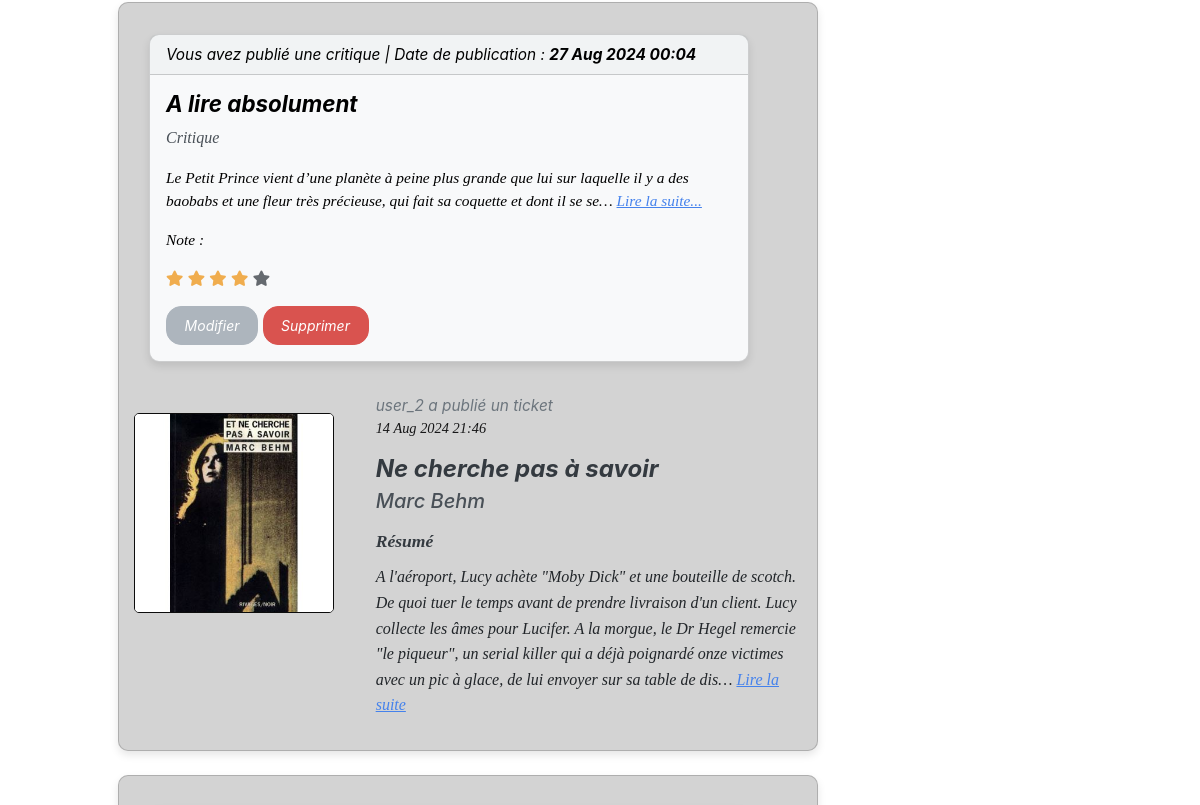
Before: /feed/posts (signed in, middle part) with the older database file.
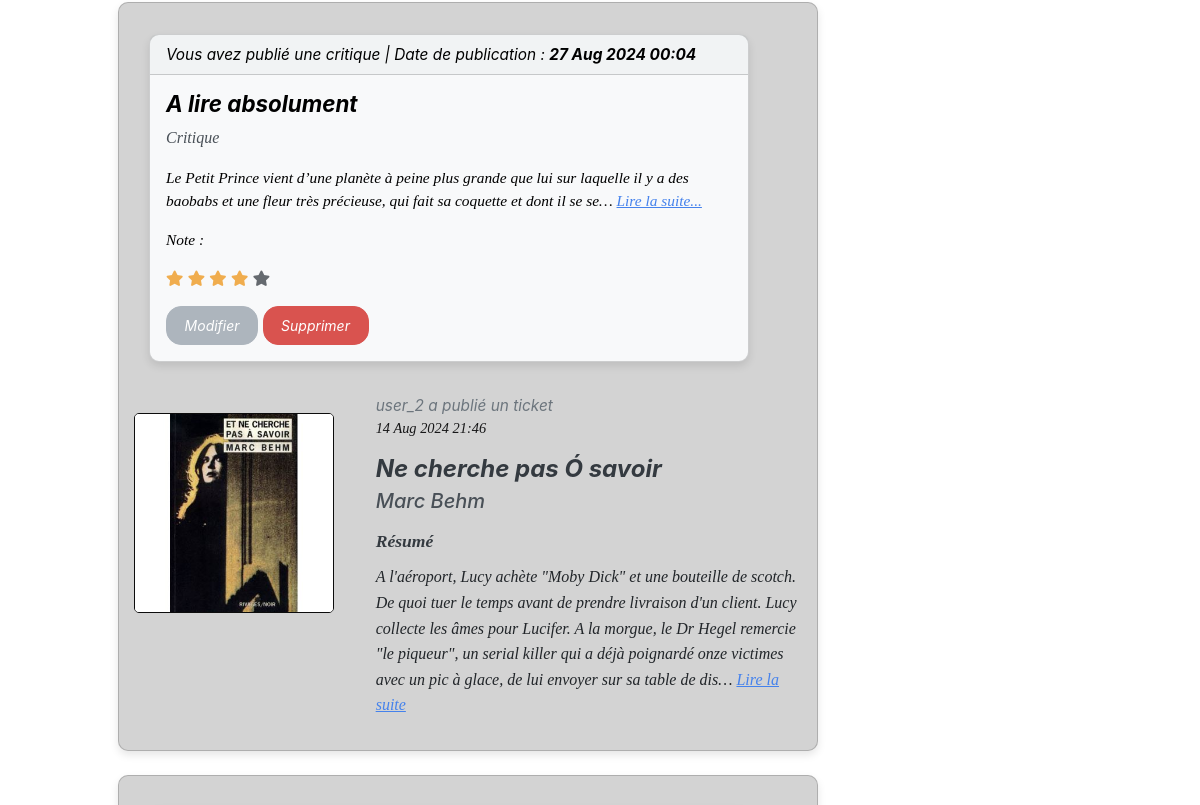
After: the same page with the newer database file.
### feed/models.py (models this page shows, shortened)
class Review(models.Model):
    ticket = models.ForeignKey(Ticket, on_delete=models.CASCADE)
    rating = models.PositiveIntegerField(
        validators=[MinValueValidator(1), MaxValueValidator(5)],
        help_text='Note attribuée au livre'
    )
    headline = models.CharField(max_length=128, help_text='Titre de la critique')
    body = models.TextField(max_length=8192, blank=True, help_text='Contenu de la critique')
    user = models.ForeignKey(settings.AUTH_USER_MODEL, on_delete=models.CASCADE)
    time_created = models.DateTimeField(auto_now_add=True)

class Ticket(models.Model):
    title = models.CharField(max_length=128, help_text='Titre du billet')
    author = models.CharField(max_length=128, default='Auteur inconnu', help_text='Auteur du livre')
    description = RichTextField(max_length=2048, blank=True, help_text='Description du livre')
    user = models.ForeignKey(settings.AUTH_USER_MODEL, on_delete=models.CASCADE)
    image = models.ImageField(upload_to='images/', null=True, blank=True)
    time_created = models.DateTimeField(auto_now_add=True)

### accounts/models.py (models this page shows)
class User(AbstractUser):
    pass

### feed/views.py (the view)
# urls.py: path('posts', PostsListView.as_view(), name='posts'),
class PostsListView(LoginRequiredMixin, ListView):
    template_name = 'feed/posts_list.html'
    context_object_name = 'items'
    paginate_by = 5
    def get_queryset(self):
        user = self.request.user
        tickets = Ticket.objects.filter(user=user).prefetch_related('review_set').annotate(
            content_type=Value('ticket', output_field=CharField()),
            sort_date=F('time_created')
        )
        reviews = Review.objects.filter(user=user).exclude(ticket__user=user).select_related('ticket').annotate(
            content_type=Value('review', output_field=CharField()),
            sort_date=F('time_created')
        )
        result_list = sorted(
            chain(tickets, reviews),
            key=lambda instance: instance.sort_date,
            reverse=True
        )
        return result_list
    def get_context_data(self, **kwargs):
        context = super().get_context_data(**kwargs)
        context['stars'] = range(1, 6)
        return context

### feed/templates/feed/posts_list.html (shortened to what the changed rows need)
{% extends 'base.html' %}
{% block content %}
<br>
<div class="container">
    <br>
    <div class="list-group">
        {% for item in items %}
            {% if item.content_type == "ticket" %}
                <div class="card mb-4" style="max-width: 700px;">
                    <div class="row no-gutters">
                        <div class="col-md-4">
                            {% if item.image %}
                                <img src="{{ item.image.url }}" class="card-img" alt="{{ item.title }}">
                            {% endif %}
                        </div>
                        <div class="col-md-8">
                            <div class="card-body">
                                <em class="ticket-publication">
                                    {% if item.user == request.user %}Vous avez{% else %}{{ item.user.username }} a{% endif %} publié un ticket
                                </em>
                                <p class="ticket-date">{{ item.time_created|date:"d M Y H:i" }}</p>
                                <h5 class="ticket-title">{{ item.title }}</h5>
                                <h5 class="ticket-author">{{ item.author }}</h5>
                                <p class="description-title">Résumé</p>
                                    <div id="shortDescription{{ forloop.counter }}">{{ item.description|truncatechars:200|safe }}
                                        {% if item.description|length > 200 %}
                                        <a href="#" data-index="{{ forloop.counter }}" class="toggleDescription">Lire la suite...</a>
                                        {% endif %}
                                    </div>
                                    <div id="fullDescription{{ forloop.counter }}" class="collapse">
                                        {{ item.description|safe }}
                                        <a href="#" data-index="{{ forloop.counter }}" class="toggleDescription">Réduire</a>
                                    </div>
                                <div class="card-footer" style = "background-color: white;">
                                <a href="{% url 'feed:edit_ticket' item.id %}" class="btn btn-primary">Modifier</a>
                                <a href="{% url 'feed:delete_ticket' item.id %}" class="btn btn-danger">Supprimer</a>
                                </div>
                            </div>
                        </div>
                    </div>
                </br>
            </br>
                    {% for review in item.review_set.all %}
                    <div class="card text-bg-light mb-3" style="max-width: 600px; margin-left: 30px;">
                        <div class="card-header">
                            {% if review.user == request.user %}
                                Vous avez écrit une critique
                            {% else %}
                                {{ review.user.username }} a écrit une critique
                            {% endif %}
                            | Date de publication : <strong>{{ review.time_created|date:"d M Y H:i" }}</strong>
                        </div>
                        <div class="card-body">
                            <h5 class="card-title">{{ review.headline }}</h5>
                            <p class="card-text">Critique</p>
                            <p>
                                <div id="shortReview{{ forloop.parentloop.counter }}{{ forloop.counter }}">{{ review.body|truncatechars:200|safe }}
                                    {% if review.body|length > 200 %}
                                    <a href="#" data-index="{{ forloop.parentloop.counter }}{{ forloop.counter }}" class="toggleReview">Lire la suite...</a>
                                    {% endif %}
                                </div>
                                <div id="fullReview{{ forloop.parentloop.counter }}{{ forloop.counter }}" class="collapse">
                                    {{ review.body|safe }}
                                    <a href="#" data-index="{{ forloop.parentloop.counter }}{{ forloop.counter }}" class="toggleReview">Réduire</a>
                                </div>
                            </p>
                            <div>
                                Note :
                                {% for star in stars %}
                                <i class="fa fa-star {% if review.rating >= star %}text-warning{% else %}text-muted{% endif %}"></i>
                                {% endfor %}
                            </div>
                            <hr>
                            {% if review.user == request.user %}
                                <a href="{% url 'feed:edit_review' review.id %}" class="btn btn-secondary">Modifier</a>
                                <a href="{% url 'feed:delete_review' review.id %}" class="btn btn-danger">Supprimer</a>
                            {% endif %}
                        </div>
                    </div>
                    {% empty %}
                    <p class="text-muted">Aucune critique trouvée pour ce billet.</p>
                    {% endfor %}
                </div>
            {% else %}
                <div class="card mb-4" style="max-width: 700px; background-color:lightgrey">
                    <div class="card text-bg-light mb-3" style="max-width: 600px; margin-top: 2em; margin-left: 30px;">
                        <div class="card-header">
                            {% if item.user == request.user %}
                                Vous avez
                            {% else %}
                                {{ item.user.username }} a
                            {% endif %}
                            publié une critique | Date de publication : <strong>{{ item.time_created|date:"d M Y H:i" }}</strong>
                        </div>
                        <div class="card-body">
                            <h5 class="card-title">{{ item.headline }}</h5>
                            <p class="card-text">Critique</p>
                            <p>
                                <div id="shortReview{{ forloop.counter }}">{{ item.body|truncatechars:200|safe }}
                                    {% if item.body|length > 200 %}
                                    <a href="#" data-index="{{ forloop.counter }}" class="toggleReview">Lire la suite...</a>
                                    {% endif %}
                                </div>
                            </p>
                            <p>Note :</p>
                            <div class="mt-2">
                                {% for star in stars %}
                                <i class="fa fa-star {% if item.rating >= star %}text-warning{% else %}text-muted{% endif %}"></i>
                                {% endfor %}
                            </div>
                            {% if item.user == request.user %}
                            <div class="mt-3">
                                <a href="{% url 'feed:edit_review' item.id %}" class="btn btn-secondary">Modifier</a>
                                <a href="{% url 'feed:delete_review' item.id %}" class="btn btn-danger">Supprimer</a>
                            </div>
                            {% endif %}
                        </div>
                    </div>
                    <div class="row no-gutters">
                        <div class="col-md-4">
                            {% if item.ticket.image %}
                                <img src="{{ item.ticket.image.url }}" class="card-img" alt="{{ item.ticket.title }}">
                            {% endif %}
                        </div>
                        <div class="col-md-8">
                            <div class="card-body">
                                <em class="ticket-publication">
                                    {{ item.ticket.user.username }} a publié un ticket
                                </em>
                                <p class="ticket-date">{{ item.ticket.time_created|date:"d M Y H:i" }}</p>
                                <h5 class="ticket-title">{{ item.ticket.title }}</h5>
                                <h5 class="ticket-author">{{ item.ticket.author }}</h5>
                                <p class="description-title">Résumé</p>
                                <div id="shortDescription{{ forloop.counter }}" class="ticket-description">
                                    {{ item.ticket.description|truncatechars:400|safe }}
                                    {% if item.ticket.description|length > 400 %}
                                    <a href="#" data-index="{{ forloop.counter }}" class="toggleDescription">Lire la suite</a>
                                    {% endif %}
                                </div>
                            </div>
                        </div>
                    </div>
                </div>
            {% endif %}
        {% endfor %}
    </div>
</div>
{% endblock %}

Changed rows visible on the page:
changed Review "A lire absolument": ticket "Ne cherche pas à savoir" → "Ne cherche pas Ó savoir"
